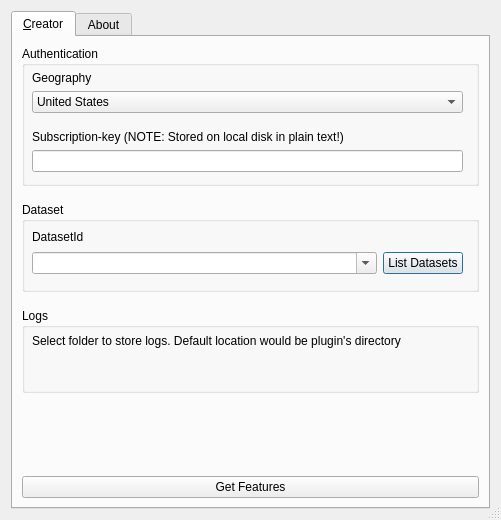
<?xml version="1.0" encoding="UTF-8"?>
<ui version="4.0">
 <class>MyQPluginDialogBase</class>
 <widget class="QDialog" name="MyQPluginDialogBase">
  <property name="geometry">
   <rect>
    <x>0</x>
    <y>0</y>
    <width>501</width>
    <height>520</height>
   </rect>
  </property>
  <property name="sizePolicy">
   <sizepolicy hsizetype="Expanding" vsizetype="Preferred">
    <horstretch>0</horstretch>
    <verstretch>0</verstretch>
   </sizepolicy>
  </property>
  <property name="windowTitle">
   <string>Azure Maps</string>
  </property>
  <property name="sizeGripEnabled">
   <bool>true</bool>
  </property>
  <layout class="QVBoxLayout" name="verticalLayout">
   <item>
    <widget class="QTabWidget" name="Tabs">
     <property name="minimumSize">
      <size>
       <width>360</width>
       <height>480</height>
      </size>
     </property>
     <property name="tabShape">
      <enum>QTabWidget::Rounded</enum>
     </property>
     <property name="currentIndex">
      <number>0</number>
     </property>
     <property name="tabsClosable">
      <bool>false</bool>
     </property>
     <property name="movable">
      <bool>false</bool>
     </property>
     <property name="tabBarAutoHide">
      <bool>false</bool>
     </property>
     <widget class="QWidget" name="CreatorTab">
      <attribute name="title">
       <string>&amp;Creator</string>
      </attribute>
      <layout class="QVBoxLayout" name="verticalLayout_7">
       <item>
        <widget class="QGroupBox" name="authentication">
         <property name="minimumSize">
          <size>
           <width>0</width>
           <height>140</height>
          </size>
         </property>
         <property name="layoutDirection">
          <enum>Qt::LeftToRight</enum>
         </property>
         <property name="title">
          <string>Authentication</string>
         </property>
         <widget class="QWidget" name="verticalLayoutWidget">
          <property name="geometry">
           <rect>
            <x>10</x>
            <y>20</y>
            <width>431</width>
            <height>111</height>
           </rect>
          </property>
          <layout class="QVBoxLayout" name="authenticationLayout">
           <property name="topMargin">
            <number>5</number>
           </property>
           <property name="bottomMargin">
            <number>5</number>
           </property>
           <item>
            <widget class="QLabel" name="geographyDropdownLabel">
             <property name="text">
              <string>Geography</string>
             </property>
            </widget>
           </item>
           <item>
            <widget class="QComboBox" name="geographyDropdown">
             <item>
              <property name="text">
               <string>United States</string>
              </property>
             </item>
             <item>
              <property name="text">
               <string>Test</string>
              </property>
             </item>
             <item>
              <property name="text">
               <string>Localhost</string>
              </property>
             </item>
             <item>
              <property name="text">
               <string>Europe</string>
              </property>
             </item>
            </widget>
           </item>
           <item>
            <spacer name="spacerInsideAuthentication">
             <property name="orientation">
              <enum>Qt::Vertical</enum>
             </property>
             <property name="sizeHint" stdset="0">
              <size>
               <width>20</width>
               <height>5</height>
              </size>
             </property>
            </spacer>
           </item>
           <item>
            <widget class="QLabel" name="subKeyLabel">
             <property name="text">
              <string>Subscription-key (NOTE: Stored on local disk in plain text!)</string>
             </property>
            </widget>
           </item>
           <item>
            <widget class="QLineEdit" name="subKey">
             <property name="echoMode">
              <enum>QLineEdit::PasswordEchoOnEdit</enum>
             </property>
             <property name="clearButtonEnabled">
              <bool>true</bool>
             </property>
            </widget>
           </item>
          </layout>
         </widget>
        </widget>
       </item>
       <item>
        <spacer name="spacerAuthenticationDataset">
         <property name="orientation">
          <enum>Qt::Vertical</enum>
         </property>
         <property name="sizeType">
          <enum>QSizePolicy::Fixed</enum>
         </property>
         <property name="sizeHint" stdset="0">
          <size>
           <width>20</width>
           <height>10</height>
          </size>
         </property>
        </spacer>
       </item>
       <item>
        <widget class="QGroupBox" name="dataset">
         <property name="minimumSize">
          <size>
           <width>0</width>
           <height>90</height>
          </size>
         </property>
         <property name="title">
          <string>Dataset</string>
         </property>
         <widget class="QWidget" name="verticalLayoutWidget_2">
          <property name="geometry">
           <rect>
            <x>10</x>
            <y>20</y>
            <width>431</width>
            <height>61</height>
           </rect>
          </property>
          <layout class="QVBoxLayout" name="datasetLayout">
           <property name="topMargin">
            <number>5</number>
           </property>
           <property name="bottomMargin">
            <number>5</number>
           </property>
           <item>
            <widget class="QLabel" name="datasetIdLabel">
             <property name="maximumSize">
              <size>
               <width>16777215</width>
               <height>15</height>
              </size>
             </property>
             <property name="text">
              <string>DatasetId</string>
             </property>
            </widget>
           </item>
           <item>
            <layout class="QHBoxLayout" name="datasetIdLayout">
             <item>
              <widget class="QComboBox" name="datasetId">
               <property name="editable">
                <bool>true</bool>
               </property>
              </widget>
             </item>
             <item>
              <widget class="QPushButton" name="listDatasetButton">
               <property name="maximumSize">
                <size>
                 <width>80</width>
                 <height>16777215</height>
                </size>
               </property>
               <property name="text">
                <string>List Datasets</string>
               </property>
              </widget>
             </item>
            </layout>
           </item>
          </layout>
         </widget>
        </widget>
       </item>
       <item>
        <spacer name="spacerDatasetLogs">
         <property name="orientation">
          <enum>Qt::Vertical</enum>
         </property>
         <property name="sizeType">
          <enum>QSizePolicy::Fixed</enum>
         </property>
         <property name="sizeHint" stdset="0">
          <size>
           <width>20</width>
           <height>10</height>
          </size>
         </property>
        </spacer>
       </item>
       <item>
        <widget class="QGroupBox" name="logs">
         <property name="minimumSize">
          <size>
           <width>0</width>
           <height>85</height>
          </size>
         </property>
         <property name="title">
          <string>Logs</string>
         </property>
         <widget class="QWidget" name="verticalLayoutWidget_3">
          <property name="geometry">
           <rect>
            <x>10</x>
            <y>20</y>
            <width>431</width>
            <height>54</height>
           </rect>
          </property>
          <layout class="QVBoxLayout" name="logsLayout">
           <property name="topMargin">
            <number>5</number>
           </property>
           <property name="bottomMargin">
            <number>5</number>
           </property>
           <item>
            <widget class="QLabel" name="logsLabel">
             <property name="maximumSize">
              <size>
               <width>16777215</width>
               <height>15</height>
              </size>
             </property>
             <property name="text">
              <string>Select folder to store logs. Default location would be plugin's directory</string>
             </property>
            </widget>
           </item>
           <item>
            <widget class="QgsFileWidget" name="logsFolderPicker">
             <property name="storageMode">
              <enum>QgsFileWidget::GetDirectory</enum>
             </property>
            </widget>
           </item>
          </layout>
         </widget>
        </widget>
       </item>
       <item>
        <spacer name="spacerBotton">
         <property name="orientation">
          <enum>Qt::Vertical</enum>
         </property>
         <property name="sizeType">
          <enum>QSizePolicy::Expanding</enum>
         </property>
         <property name="sizeHint" stdset="0">
          <size>
           <width>20</width>
           <height>30</height>
          </size>
         </property>
        </spacer>
       </item>
       <item>
        <widget class="QPushButton" name="getFeaturesButton">
         <property name="text">
          <string>Get Features</string>
         </property>
         <property name="default">
          <bool>false</bool>
         </property>
        </widget>
       </item>
      </layout>
     </widget>
     <widget class="QWidget" name="AboutTab">
      <property name="acceptDrops">
       <bool>false</bool>
      </property>
      <attribute name="title">
       <string>About</string>
      </attribute>
      <widget class="QLabel" name="about_azuremapsIcon">
       <property name="geometry">
        <rect>
         <x>20</x>
         <y>40</y>
         <width>100</width>
         <height>100</height>
        </rect>
       </property>
       <property name="sizePolicy">
        <sizepolicy hsizetype="Preferred" vsizetype="Preferred">
         <horstretch>0</horstretch>
         <verstretch>0</verstretch>
        </sizepolicy>
       </property>
       <property name="text">
        <string/>
       </property>
       <property name="textFormat">
        <enum>Qt::PlainText</enum>
       </property>
       <property name="pixmap">
        <pixmap>:/plugins/azure_maps/media/icon-circle.png</pixmap>
       </property>
       <property name="scaledContents">
        <bool>true</bool>
       </property>
      </widget>
      <widget class="QLabel" name="about_azuremapsText">
       <property name="geometry">
        <rect>
         <x>140</x>
         <y>65</y>
         <width>191</width>
         <height>51</height>
        </rect>
       </property>
       <property name="font">
        <font>
         <family>Segoe UI Semibold</family>
         <pointsize>40</pointsize>
         <weight>75</weight>
         <bold>true</bold>
        </font>
       </property>
       <property name="text">
        <string>&lt;html&gt;&lt;head/&gt;&lt;body&gt;&lt;p&gt;&lt;span style=&quot; font-size:28pt; color:#1e74bd;&quot;&gt;Azure&lt;/span&gt;&lt;span style=&quot; font-size:28pt; color:#0aadd1;&quot;&gt;Maps&lt;/span&gt;&lt;/p&gt;&lt;/body&gt;&lt;/html&gt;</string>
       </property>
      </widget>
      <widget class="QLabel" name="about_versionLabel">
       <property name="geometry">
        <rect>
         <x>140</x>
         <y>120</y>
         <width>191</width>
         <height>16</height>
        </rect>
       </property>
       <property name="font">
        <font>
         <family>Segoe UI Semibold</family>
         <pointsize>8</pointsize>
         <weight>75</weight>
         <bold>true</bold>
        </font>
       </property>
       <property name="text">
        <string>Version 1.4.7 Experimental</string>
       </property>
       <property name="alignment">
        <set>Qt::AlignRight|Qt::AlignTrailing|Qt::AlignVCenter</set>
       </property>
      </widget>
      <widget class="QLabel" name="about_documentationLink">
       <property name="geometry">
        <rect>
         <x>30</x>
         <y>220</y>
         <width>200</width>
         <height>20</height>
        </rect>
       </property>
       <property name="font">
        <font>
         <family>Segoe UI</family>
         <pointsize>10</pointsize>
         <weight>50</weight>
         <bold>false</bold>
        </font>
       </property>
       <property name="text">
        <string>&lt;html&gt;&lt;head/&gt;&lt;body&gt;&lt;p&gt;&lt;a href=&quot;https://aka.ms/am-qgis-plugin&quot;&gt;&lt;span style=&quot; text-decoration: underline; color:#0000ff;&quot;&gt;QGIS Plugin Documentation&lt;/span&gt;&lt;/a&gt;&lt;/p&gt;&lt;/body&gt;&lt;/html&gt;</string>
       </property>
       <property name="openExternalLinks">
        <bool>true</bool>
       </property>
      </widget>
      <widget class="QLabel" name="aboutFeedbackLink">
       <property name="geometry">
        <rect>
         <x>30</x>
         <y>250</y>
         <width>200</width>
         <height>20</height>
        </rect>
       </property>
       <property name="font">
        <font>
         <family>Segoe UI</family>
         <pointsize>12</pointsize>
         <weight>50</weight>
         <bold>false</bold>
        </font>
       </property>
       <property name="text">
        <string>&lt;html&gt;&lt;head/&gt;&lt;body&gt;&lt;p&gt;&lt;a href=&quot;https://feedback.azure.com/forums/909172-azure-maps&quot;&gt;&lt;span style=&quot; font-size:10pt; font-weight:400; text-decoration: underline; color:#0000ff;&quot;&gt;Product Feedback&lt;/span&gt;&lt;/a&gt;&lt;/p&gt;&lt;/body&gt;&lt;/html&gt;</string>
       </property>
       <property name="openExternalLinks">
        <bool>true</bool>
       </property>
      </widget>
      <widget class="QLabel" name="about_stackoverflowLink">
       <property name="geometry">
        <rect>
         <x>30</x>
         <y>280</y>
         <width>200</width>
         <height>20</height>
        </rect>
       </property>
       <property name="font">
        <font>
         <family>Segoe UI</family>
         <pointsize>12</pointsize>
        </font>
       </property>
       <property name="text">
        <string>&lt;html&gt;&lt;head/&gt;&lt;body&gt;&lt;p&gt;&lt;a href=&quot;https://stackoverflow.com/questions/tagged/azure-maps/&quot;&gt;&lt;span style=&quot; font-size:10pt; text-decoration: underline; color:#0000ff;&quot;&gt;Stack Overflow&lt;/span&gt;&lt;/a&gt;&lt;/p&gt;&lt;/body&gt;&lt;/html&gt;</string>
       </property>
       <property name="openExternalLinks">
        <bool>true</bool>
       </property>
      </widget>
     </widget>
    </widget>
   </item>
  </layout>
 </widget>
 <customwidgets>
  <customwidget>
   <class>QgsFileWidget</class>
   <extends>QWidget</extends>
   <header>qgsfilewidget.h</header>
  </customwidget>
 </customwidgets>
 <resources/>
 <connections/>
</ui>
